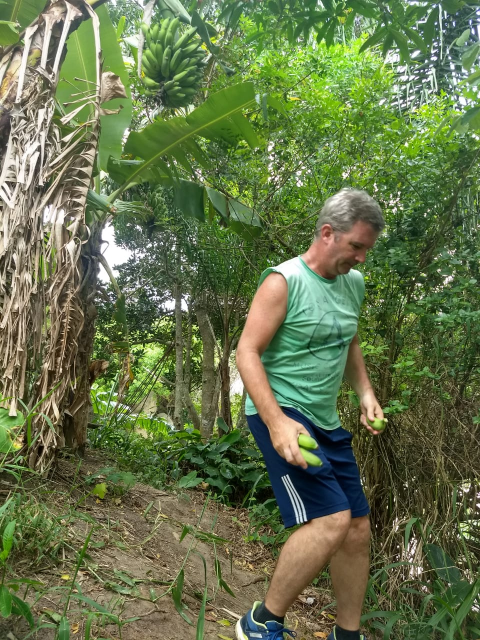
#> input picture imagenes con openCV/imagen-test.jpg, 960 x 1280 px (shown at 1/2 size)
$ python manipulacionImagen.py   (Python 2 division)
#> lines starting #> are read from the running program, lines starting #| are printed output that depends on the picture
# -*- coding: utf-8 -*-
import numpy as np
import matplotlib.pyplot as plt
import cv2


""" MANIPULACION DE IMAGENES """

imagen = cv2.imread('imagen-test.jpg')
#> imagen is the input picture: shape (1280, 960, 3); mean B, G, R 75.5, 115.6, 101.6

plt.imshow(imagen)
plt.show()

imagen = cv2.cvtColor(imagen, cv2.COLOR_BGR2RGB)

plt.imshow(imagen)
plt.show()


print imagen.shape
#| (1280, 960, 3)

# le queremos cambiar el tamaño
imagen2 = cv2.resize(imagen, (600, 500)) # ancho y alto
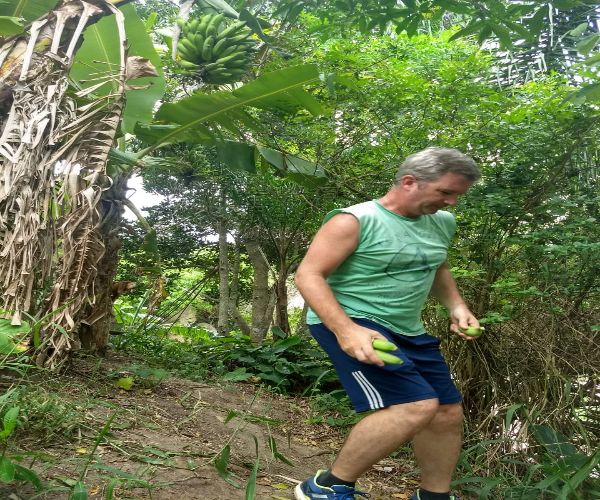
#> imagen2: shape (500, 600, 3); mean R, G, B 101.4, 115.4, 75.4

plt.imshow(imagen2)
plt.show()

# tambien podemos modificarle un %
ratio_ancho = 0.5
ratio_alto = 0.5

imagen2 = cv2.resize(imagen2, (0,0), imagen2, ratio_ancho, ratio_alto)
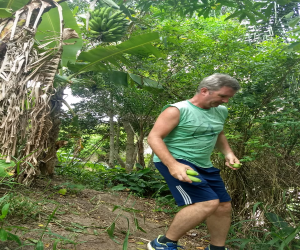
#> imagen2: shape (250, 300, 3); mean R, G, B 101.6, 115.6, 75.5

plt.imshow(imagen2)
plt.show()

# podemos invertir la imagen
imagen2 = cv2.flip(imagen2, 1) # 1 lo espeja y 0 lo da vuelta de arriba a abajo
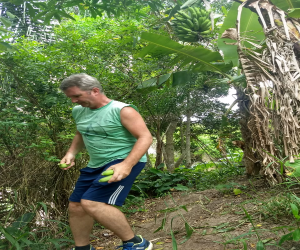
#> imagen2: shape (250, 300, 3); mean R, G, B 101.6, 115.6, 75.5

imagen2 = cv2.flip(imagen2, 0)
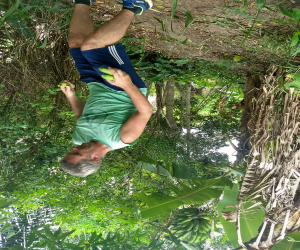
#> imagen2: shape (250, 300, 3); mean R, G, B 101.6, 115.6, 75.5
# si quisiera guardar la imagen
imagen2 = cv2.cvtColor(imagen2, cv2.COLOR_RGB2BGR)
cv2.imwrite('imagen-test-al-reves.jpg', imagen2)
